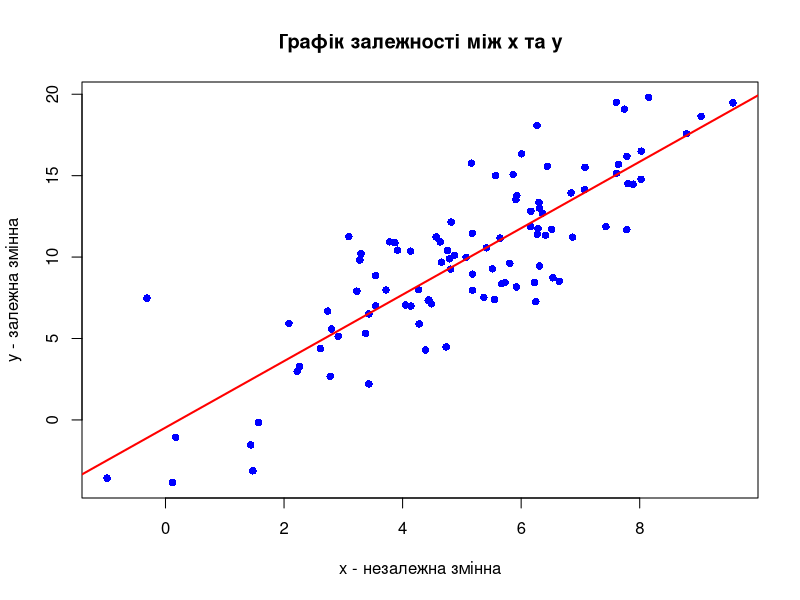

Write the R code that produced this figure.
# Генерація випадкових даних
set.seed(42)  # Фіксуємо генератор випадкових чисел для відтворюваності
x <- rnorm(100, mean = 5, sd = 2)  # 100 значень з нормального розподілу, середнє 5, стандартне відхилення 2
y <- 2 * x + rnorm(100, mean = 0, sd = 3)  # Залежність y = 2x + випадкова похибка

# Побудова графіку
plot(x, y, 
     main = "Графік залежності між x та y",
     xlab = "x - незалежна змінна",
     ylab = "y - залежна змінна",
     col = "blue", 
     pch = 16)  # Сині точки

# Додавання трендової лінії
model <- lm(y ~ x)  # Лінійна регресія y залежить від x
abline(model, col = "red", lwd = 2)  # Лінія регресії на графіку

# Виведення параметрів моделі
summary(model)